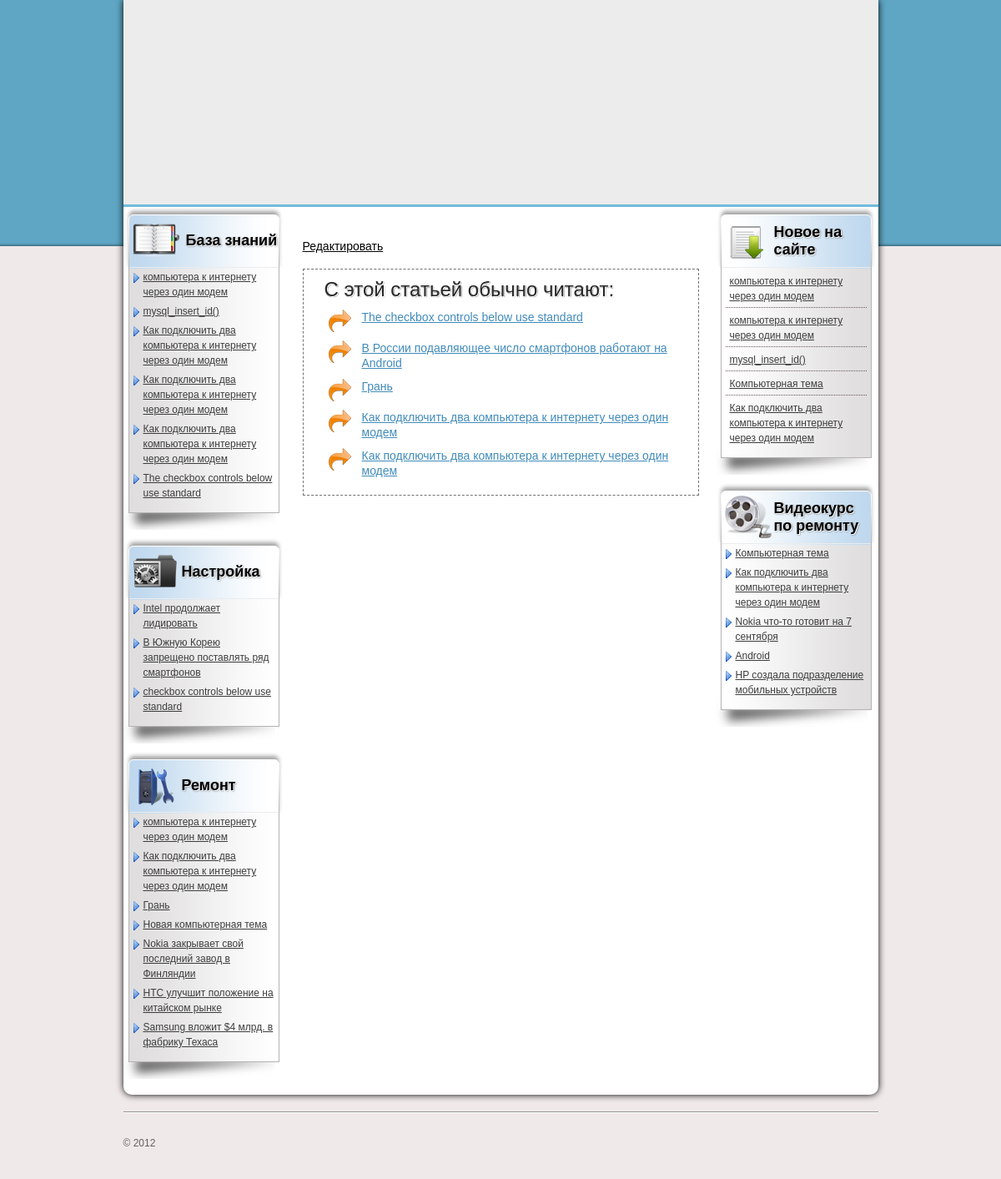
Screenshot of /article.php (signed in) with the database file from the repository.
### tables this page shows
CREATE TABLE IF NOT EXISTS `pages` (
  `id` int(11) NOT NULL AUTO_INCREMENT,
  `title` varchar(300) NOT NULL,
  `content` text NOT NULL,
  `user_id` int(11) NOT NULL,
  `meta_title` varchar(300) DEFAULT NULL,
  `meta_keywords` varchar(300) DEFAULT NULL,
  `meta_desc` varchar(300) DEFAULT NULL,
  `link_text` varchar(150) DEFAULT NULL,
  `category_id` int(11) NOT NULL,
  PRIMARY KEY (`id`),
  KEY `user_id_FK_1` (`user_id`),
  KEY `category_id_FK_3` (`category_id`)
);

### includes/functions.php (the view, shortened to what this page needs)
<?php
function escape($value) {
    $record = mysql_real_escape_string($value);
    return $record;
}
function query($value) {
    $sql = mysql_query($value);
    return $sql;
}
function recentArticles($node) {
	$sql = query("SELECT pages.id, pages.title FROM pages, categories where pages.category_id=categories.id AND pages.id!='".escape($node)."' AND categories.name_code!='home' order by rand() LIMIT 5");
	while($record = mysql_fetch_array($sql)) {
		$recentArticle = print '<li><a href="/article.php?node='.$record['id'].'">'.$record['title'].'</a></li>';
	}
	return $recentArticle;
}
function showKnowledgeArticles() {
	$sql = query("SELECT pages.id, pages.link_text FROM pages, categories WHERE pages.category_id = categories.id AND categories.name_code IN('".escape('knowledge_base')."') order by id desc");
	while($record = mysql_fetch_array($sql)) {
		$recentArticle = print '<li><a href="/article.php?node='.$record['id'].'">'.$record['link_text'].'</a></li>';
	}
	return $recentArticle;
}
function showSettingArticles() {
	$sql = query("SELECT pages.* FROM pages, categories where pages.category_id=categories.id AND categories.name_code IN('".escape('setting')."') order by id desc");
	while($record = mysql_fetch_array($sql)) {
		$recentArticle = print '<li><a href="/article.php?node='.$record['id'].'">'.$record['link_text'].'</a></li>';
	}
	return $recentArticle;
}
function showRepairArticles() {
	$sql = query("SELECT pages.* FROM pages, categories where pages.category_id=categories.id AND categories.name_code IN('".escape('repair')."') order by id desc");
	while($record = mysql_fetch_array($sql)) {
		$recentArticle = print '<li><a href="/article.php?node='.$record['id'].'">'.$record['link_text'].'</a></li>';
	}
	return $recentArticle;
}
function showVideoCourseArticles() {
	$sql = query("SELECT pages.* FROM pages, categories where pages.category_id=categories.id AND categories.name_code IN('".escape('video_course')."') order by id desc");
	while($record = mysql_fetch_array($sql)) {
		$recentArticle = print '<li><a href="/article.php?node='.$record['id'].'">'.$record['link_text'].'</a></li>';
	}
	return $recentArticle;
}
function lastArticles($node) {
	$sql = query("SELECT * FROM pages where id!='".$node."' order by id desc LIMIT 5");
	while($record = mysql_fetch_array($sql)) {
		$useful = print '<li><a href="article.php?node='.$record['id'].'">'.$record['title'].'</a></li>';
	}
	return $useful;
}
?>

### css/style.css (style rules this page uses)
body { background: #f0e9e9 url(../images/main_bg.png) repeat-x !important; text-align: center; font-family: arial; }
li, h1, h2 { text-align: left; }
.text a { color: #000; }
.article ul li { background: url(../images/article_arrow.png) no-repeat 5px 0; padding-left: 45px; margin-bottom: 10px; min-height: 27px; }
.article ul li a { font-size: 14px; color: #418bba; }
.sidebar-block ul li { background: url(../images/sidebar_arrow.png) no-repeat 0 5px; margin: 0 5px 5px 5px; padding-left: 12px; }
.sidebar-block.new ul li { background: none; margin: 0 5px; padding: 5px; border-top: 1px dotted #685858; }
.sidebar-block.new ul li:first-child { border: none; }
.sidebar-block ul a { font-size: 12px; color: #3d3d3d; }

### rows the page displays
pages: title "The checkbox controls below use standard", link_text "The checkbox controls below use standard"
pages: title "В России подавляющее число смартфонов работают на Android", link_text "Android"
pages: title "Грань", link_text "Грань"
pages: title "Как подключить два компьютера к интернету через один модем", link_text "Как подключить два компьютера к интернету через один модем"
pages: title "Как подключить два компьютера к интернету через один модем", link_text "Как подключить два компьютера к интернету через один модем"
pages: link_text "компьютера к интернету через один модем", title "компьютера к интернету через один модем"
pages: link_text "mysql_insert_id()", title "mysql_insert_id()"
pages: link_text "Как подключить два компьютера к интернету через один модем"
pages: link_text "Как подключить два компьютера к интернету через один модем"
pages: link_text "Intel продолжает лидировать"
pages: link_text "В Южную Корею запрещено поставлять ряд смартфонов"
pages: link_text "checkbox controls below use standard"
pages: link_text "компьютера к интернету через один модем", title "компьютера к интернету через один модем"
pages: link_text "Новая компьютерная тема"
pages: link_text "Nokia закрывает свой последний завод в Финляндии"
pages: link_text "HTC улучшит положение на китайском рынке"
pages: link_text "Samsung вложит $4 млрд. в фабрику Техаса"
pages: title "Компьютерная тема", link_text "Компьютерная тема"
pages: title "Как подключить два компьютера к интернету через один модем", link_text "Как подключить два компьютера к интернету через один модем"
pages: link_text "Nokia что-то готовит на 7 сентября"
pages: link_text "HP создала подразделение мобильных устройств"
